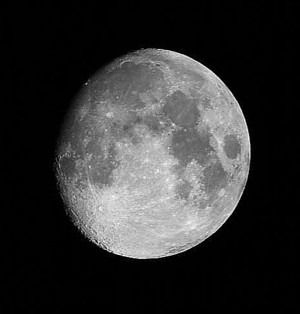
//> input picture Assignment3/Moon.jpeg, 300 x 314 px
$ ./21900783   (built with g++ and OpenCV 4)
//> lines starting //> are read from the running program, lines starting //| are printed output that depends on the picture; after the words box and inside, x2 and y2 are one past the last pixel; in counts of white or black regions, pixels touching at a corner belong together
#include <opencv2/opencv.hpp>
#include <iostream>

using namespace std;
using namespace cv;

int main(){
    //get the image
    Mat moon = imread("Moon.jpeg", 0); //load image for gray scale(input)
//> moon is the input picture: 314 rows x 300 cols, CV_8UC1; min 0, max 251, mean 49.8
    Mat salt = imread("saltnpepper.png", 0); //load image image for gray scale(input)
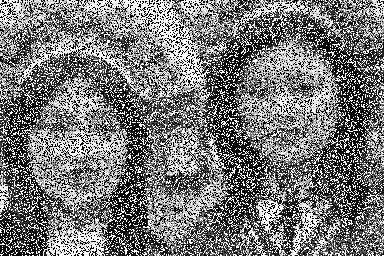
//> input picture Assignment3/saltnpepper.png, 384 x 256 px
//> salt is the input picture: 256 rows x 384 cols, CV_8UC1; min 0, max 255, mean 120.1
    Mat moon_filtered, moon_blur, salt_filtered;
    int k = 5;//scale(이 값이 클수록 차이가 더 극명하게 갈림)

    if(moon.empty()){
        cout << "Could not open or find the image1" << endl;
        return -1;
    }
    if(salt.empty()){
        cout << "Could not open or find the image2" << endl;
        return -1;
    }

    //clone for each image for result
    moon_blur = moon.clone();
    moon_filtered = moon.clone();
    salt_filtered = salt.clone();

    //get width, height and calculate rect1,2
    int h1 = moon.rows;
//> h1 = 314
    int w1 = moon.cols;
//> w1 = 300
    int h2 = salt.rows;
//> h2 = 256
    int w2 = salt.cols;
//> w2 = 384

    Rect rect1(w1/2,0,w1/2,h1);
//> rect1 = Rect(150, 0, 150, 314)
    Rect rect2(0,0,w2/2,h2);
//> rect2 = Rect(0, 0, 192, 256)

    //sharpening for moon
    /*
    GaussianBlur(moon(rect1), moon_filtered(rect1), Size(3,3), 0, 0, BORDER_DEFAULT);
    Laplacian(moon(rect1), moon_lap, CV_16S, 1, 1, 0);
    convertScaleAbs(moon_lap, moon_abslap);
    moon_filtered(rect1) = moon_abslap+moon(rect1);
    */
    GaussianBlur(moon(rect1), moon_blur(rect1), Size(3,3), 0, 0, BORDER_DEFAULT);//blur the image
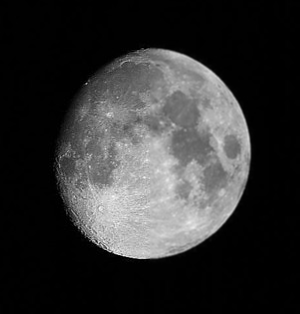
//> moon_blur: 314 rows x 300 cols, CV_8UC1; 18.48% of pixels changed, all inside (x1, y1, x2, y2) = (150, 0, 296, 312)
    moon_filtered(rect1) = (1+k)*(moon(rect1)) - k*(moon_blur(rect1));
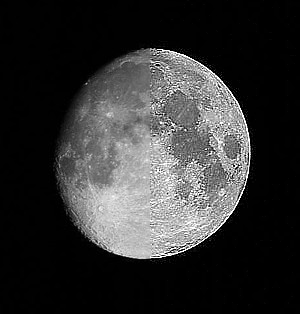
//> moon_filtered: 314 rows x 300 cols, CV_8UC1; 17.81% of pixels changed, all inside (x1, y1, x2, y2) = (150, 0, 296, 312)

    //median blur for saltnpepper
    medianBlur(salt(rect2), salt_filtered(rect2), 9);
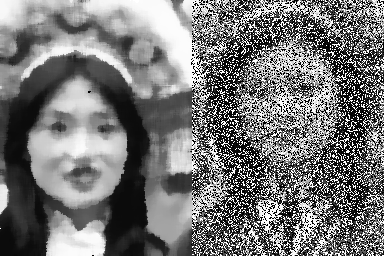
//> salt_filtered: 256 rows x 384 cols, CV_8UC1; min 0, max 255, mean 119


    //display the result
    imshow("moon", moon);//show the input image for screen
    imshow("saltnpepper", salt);//show the output image for screen
    imshow("moon_filtered", moon_filtered);//show the input image for screen
    imshow("saltnpepper_filtered", salt_filtered);//show the output image for screen

    waitKey(0);
}
